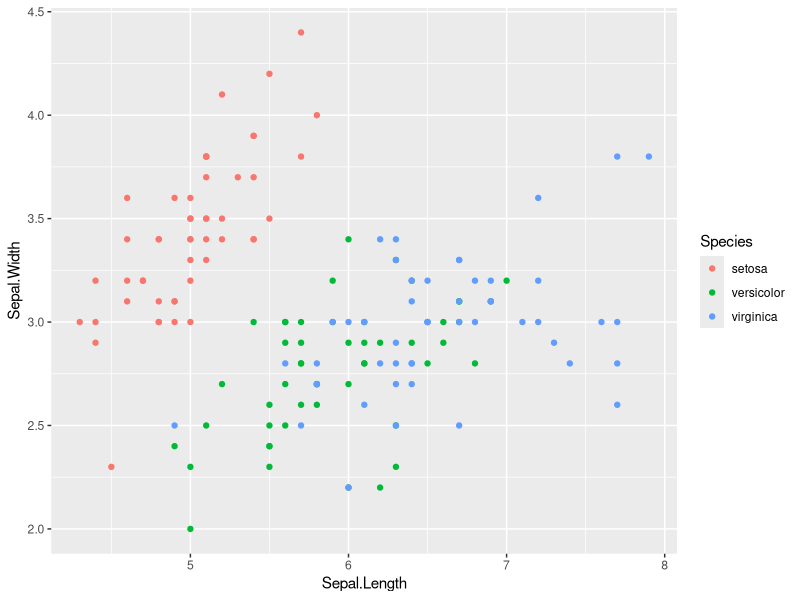
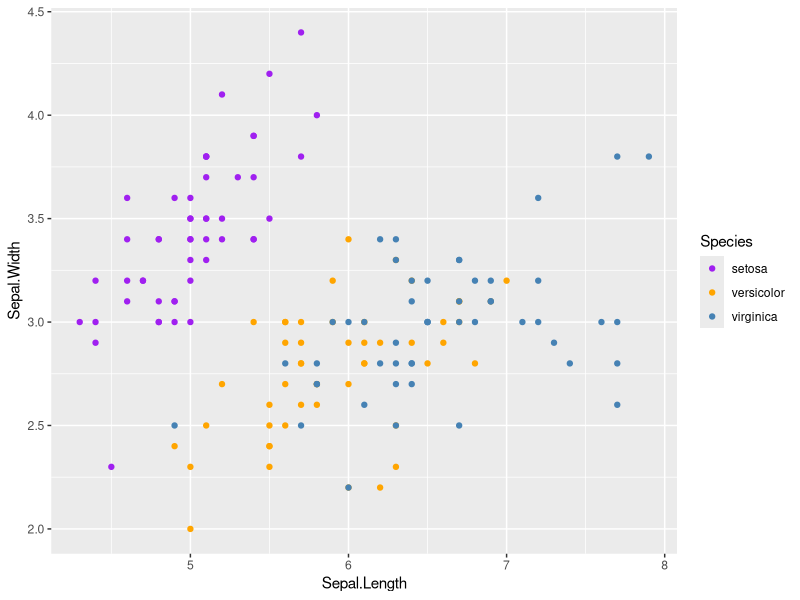
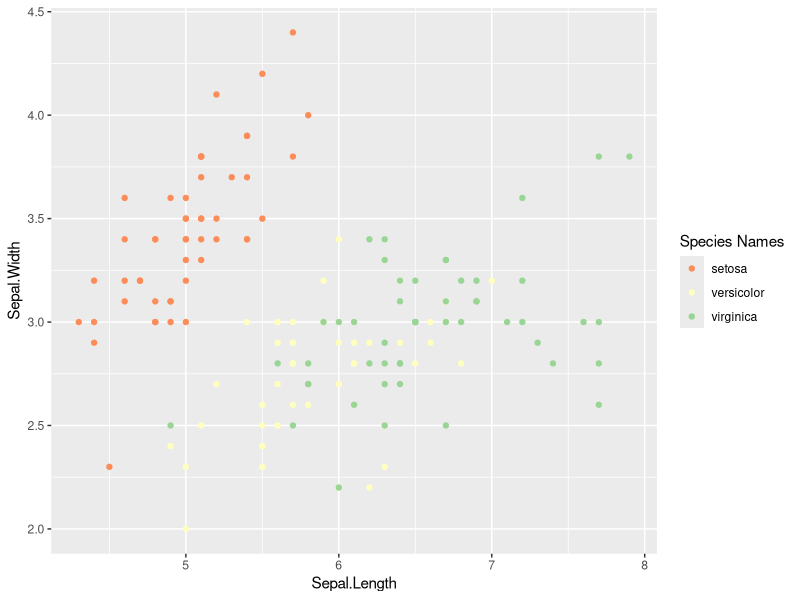

Here is the R script that generated these plots, in order:
# view first six rows of iris dataset
head(iris)

# Example 1: Use Default Colors
library("ggplot2")

ggplot(iris, aes(x=Sepal.Length, y=Sepal.Width, color=Species)) + 
  geom_point()

# Example 2: Use Custom Colors
library("ggplot2")

ggplot(iris, aes(x=Sepal.Length, y=Sepal.Width, color=Species)) + 
  geom_point() + 
  scale_color_manual(values = c("setosa" = "purple",
                                "versicolor" = "orange",
                                  "virginica" = "steelblue"))

# Example 3: Use a Custom Color Scale
library("ggplot2")
library("RColorBrewer")

# define custom color scale
myColors <- brewer.pal(3, "Spectral")
names(myColors) <- levels(iris$Species)
custom_colors <- scale_color_manual(name="Species Names", values=myColors)

ggplot(iris, aes(x=Sepal.Length, y=Sepal.Width, color=Species)) + 
  geom_point() + 
  custom_colors
